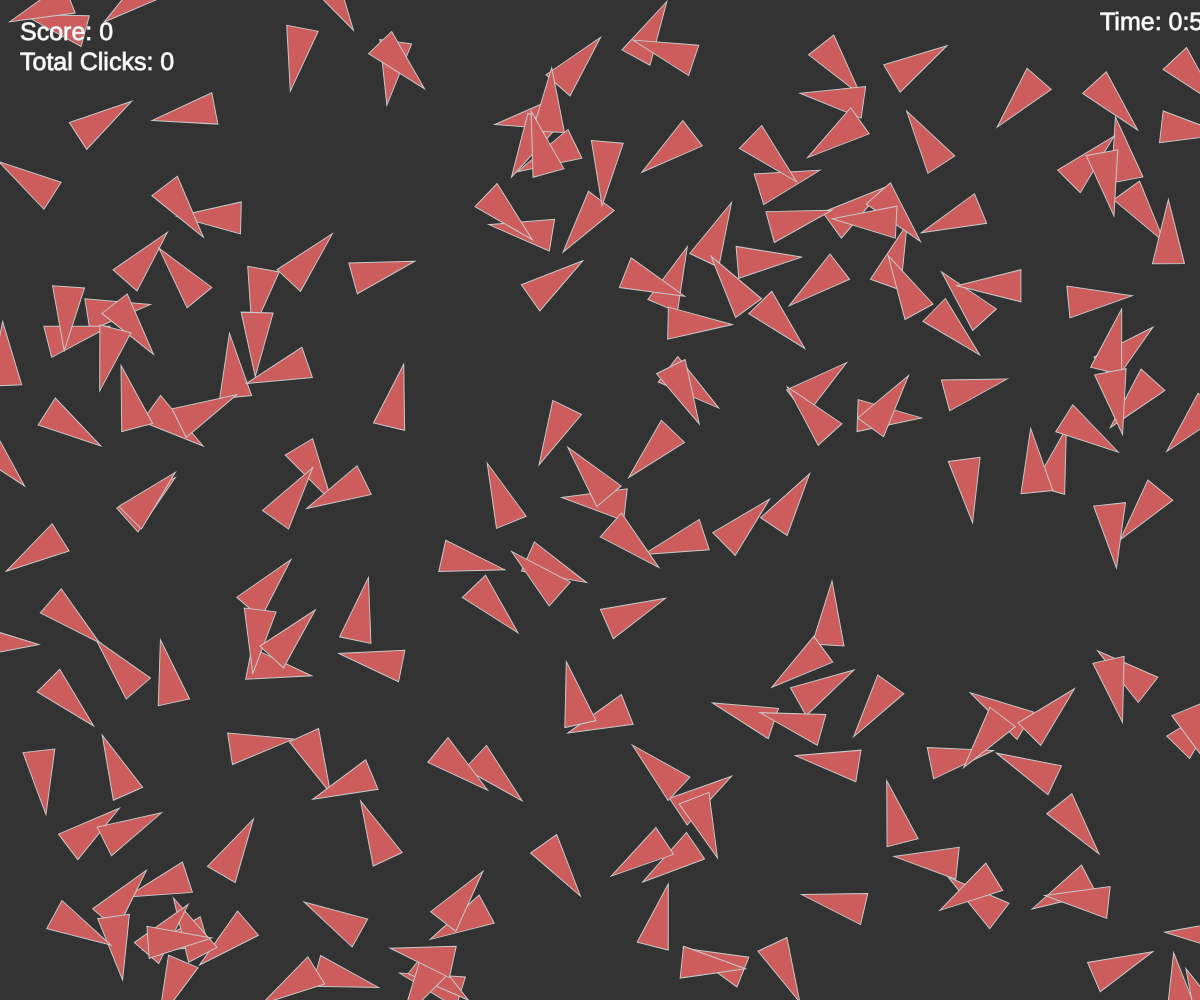
Frame 1 (no input)
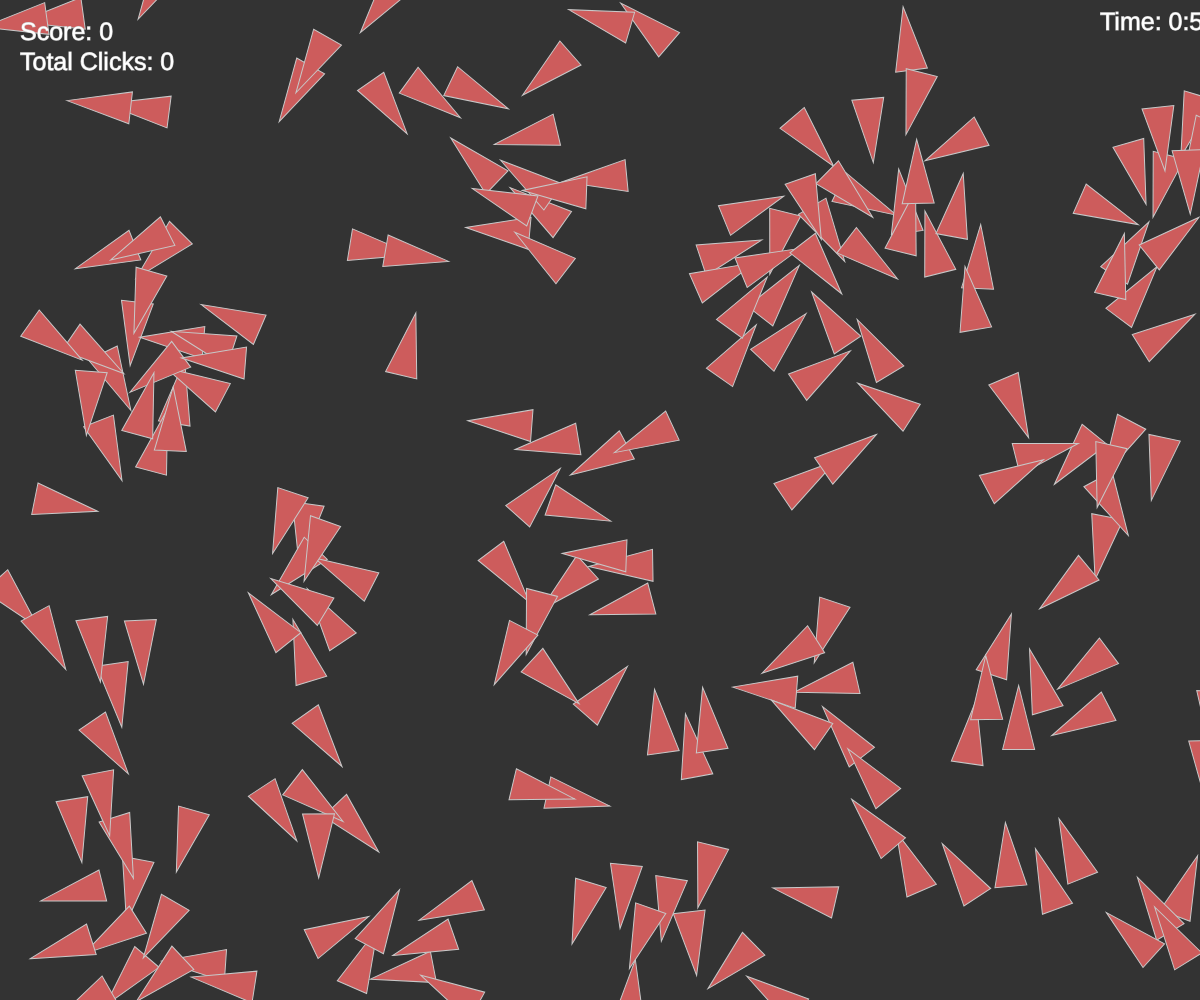
Frame 60 (no input)
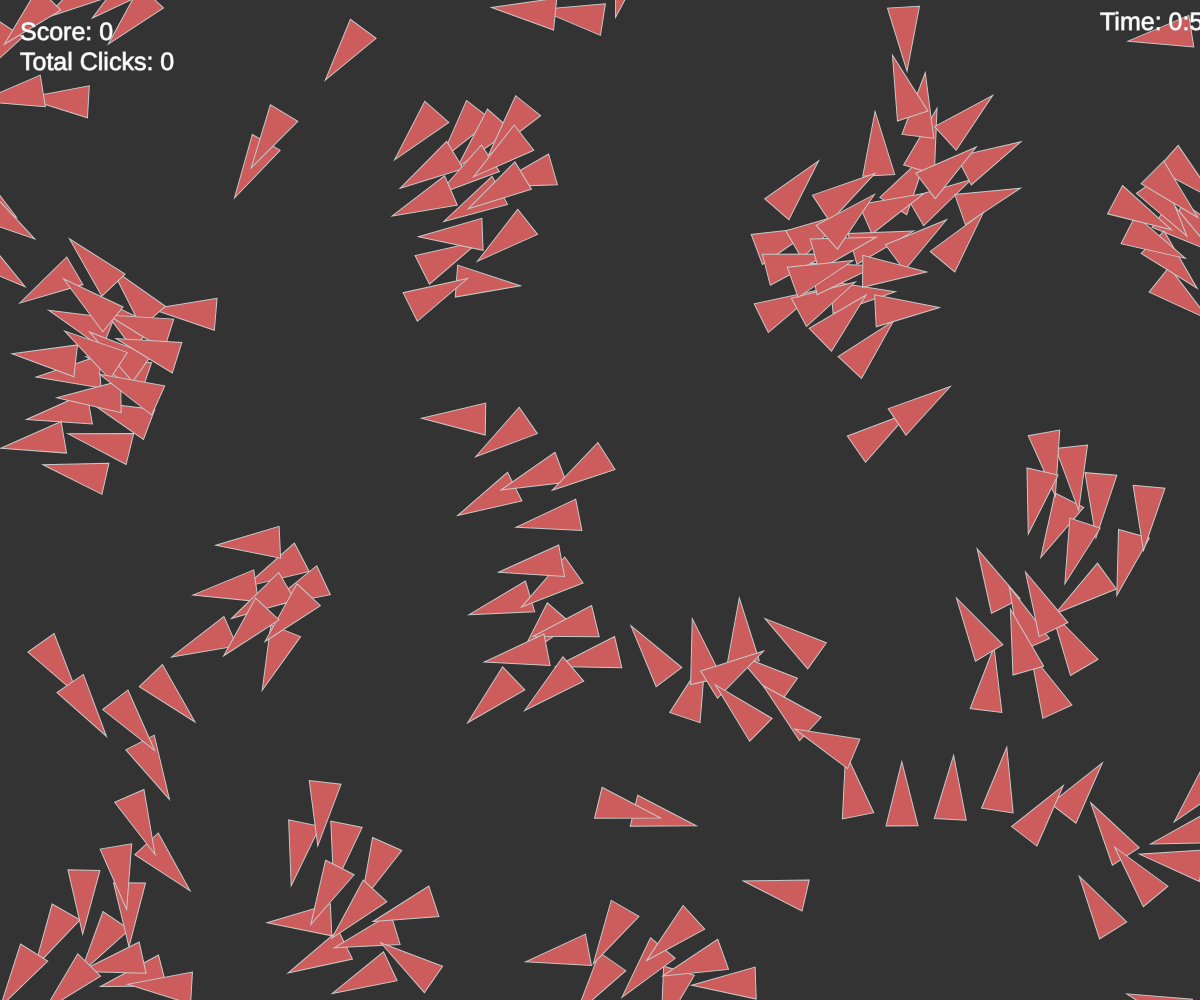
Frame 120 (the mouse pressed at the canvas centre since frame 60)

The p5.js sketch that drew these frames (run headless with seeded random() and noise() and a simulated clock; from frame 60 on, the mouse is pressed at the canvas centre):

// p5.js sketch
// ── sketch.js
let flock;
let increaseSpeedButton;
let decreaseSpeedButton;
let increaseBoidsButton;
let decreaseBoidsButton;
let speed = 1.5;
let minSpeed = 0.5;
let maxSpeed = 10;
let minBoids = 10;
let maxBoids = 700;
let boidIncrement = 15;
let score = 0;
let totalClicks = 0; 
let startTime;
let elapsedTime = 0;
let gameRunning = true;

function setup() 
{
    createCanvas(windowWidth, windowHeight);
    cursor(CROSS); // Set the custom cursor image here

    flock = new Flock();

    for (let i = 0; i < 200; i++) {
        let x = random(width); // Generate random x position
        let y = random(height); // Generate random y position
        let b = new Boid(x, y); // Create a new boid at random position
        flock.addBoid(b);
    }

    increaseSpeedButton = createButton('Increase Speed');
    increaseSpeedButton.position(20, height + 20);
    increaseSpeedButton.mousePressed(increaseSpeed);

    decreaseSpeedButton = createButton('Decrease Speed');
    decreaseSpeedButton.position(160, height + 20);
    decreaseSpeedButton.mousePressed(decreaseSpeed);

    increaseBoidsButton = createButton('Increase Boids');
    increaseBoidsButton.position(300, height + 20);
    increaseBoidsButton.mousePressed(increaseBoids);

    decreaseBoidsButton = createButton('Decrease Boids');
    decreaseBoidsButton.position(440, height + 20);
    decreaseBoidsButton.mousePressed(decreaseBoids);
  
    startTime = millis();
}

function draw() {
    if (gameRunning) {
        background(51);
        flock.run();
        fill(255);
        textSize(25);
        text('Score: ' + score, 20, 40); // Display the score
        text('Total Clicks: ' + totalClicks, 20, 70); // Display the total clicks

        elapsedTime = (millis() - startTime) / 1000.0;
        let remainingTime = 60 - elapsedTime;

        if (elapsedTime >= 60) {
            gameRunning = false;
        }
    } else {
        // Display game over message or other logic after timer ends
       background(0);
    fill(255);
    textSize(32);
    textFont('Courier New');
    textSize(24);
    textAlign(CENTER);
    text("Time's Up!", width/2, 100);
    text('Your score is ' + score, width/2,200);
    text('Total Clicks = ' + totalClicks, width/2, 250)
    textSize(24);
    textWrap(WORD);
    textAlign(LEFT);
    textSize(12);
        text("", 575, 300, 300);
    }

    let remainingTime = 60 - elapsedTime;
    let minutes = Math.floor(remainingTime / 60); // Calculate minutes
    let seconds = Math.floor(remainingTime % 60); // Calculate seconds with modulo

    // Format seconds with leading zero if needed
    seconds = seconds < 10 ? "0" + seconds : seconds;

    text('Time: ' + minutes + ':' + seconds, width - 100, 30); // Display timer at top right
}

function increaseSpeed() {
    speed += 0.5;
    if (speed > maxSpeed) {
        speed = maxSpeed;
    }
    flock.updateSpeed(speed);
}

function decreaseSpeed() {
    speed -= 0.5;
    if (speed < minSpeed) {
        speed = minSpeed;
    }
    flock.updateSpeed(speed);
}

function increaseBoids() {
    for (let i = 0; i < boidIncrement; i++) {
        let newBoid = new Boid(width / 2, height / 2);
        flock.addBoid(newBoid);
    }
}

function decreaseBoids() {
    for (let i = 0; i < boidIncrement; i++) {
        flock.removeBoid();
    }
}

function Flock() {
    this.boids = [];
}

Flock.prototype.run = function () {
    for (let i = 0; i < this.boids.length; i++) {
        this.boids[i].run(this.boids);
    }
}

Flock.prototype.addBoid = function (b) {
    if (this.boids.length < maxBoids) {
        this.boids.push(b);
    }
}

Flock.prototype.removeBoid = function () {
    if (this.boids.length > minBoids) {
        this.boids.pop();
    }
}

Flock.prototype.updateSpeed = function (speed) {
    for (let i = 0; i < this.boids.length; i++) {
        this.boids[i].maxspeed = speed;
    }
}

function Boid(x, y) {
    this.acceleration = createVector(0, 0);
    this.velocity = createVector(random(-2, 2), random(-2, 2));
    this.position = createVector(x, y);
    this.r = 16.0;
    this.maxspeed = speed;
    this.maxforce = 0.05;
    this.clicked = false;
    this.isPink = true; // Make all boids pink and clickable
}

Boid.prototype.run = function (boids) {
    this.flock(boids);
    this.update();
    this.borders();
    this.render();
}

Boid.prototype.applyForce = function (force) {
    this.acceleration.add(force);
}

Boid.prototype.flock = function (boids) {
    let sep = this.separate(boids);
    let ali = this.align(boids);
    let coh = this.cohesion(boids);

    sep.mult(1.5); // Adjust the magnitude of separation force
    ali.mult(1.0); // Adjust the magnitude of alignment force
    coh.mult(1.0); // Adjust the magnitude of cohesion force

    this.applyForce(sep);
    this.applyForce(ali);
    this.applyForce(coh);
}

Boid.prototype.update = function () {
    this.velocity.add(this.acceleration);
    this.velocity.limit(this.maxspeed);
    this.position.add(this.velocity);
    this.acceleration.mult(0);
}

Boid.prototype.borders = function () {
    if (this.position.x < -this.r) this.position.x = width + this.r;
    if (this.position.y < -this.r) this.position.y = height + this.r;
    if (this.position.x > width + this.r) this.position.x = -this.r;
    if (this.position.y > height + this.r) this.position.y = -this.r;
}

Boid.prototype.separate = function (boids) {
    let desiredSeparation = 50.0; // Minimum separation distance
    let steer = createVector(0, 0);
    let count = 0;

    for (let i = 0; i < boids.length; i++) {
        let d = p5.Vector.dist(this.position, boids[i].position);

        if ((d > 0) && (d < desiredSeparation)) {
            let diff = p5.Vector.sub(this.position, boids[i].position);
            diff.normalize();
            diff.div(d); // Weight by distance
            steer.add(diff);
            count++;
        }
    }

    if (count > 0) {
        steer.div(count);
    }

    if (steer.mag() > 0) {
        steer.normalize();
        steer.mult(this.maxspeed);
        steer.sub(this.velocity);
        steer.limit(this.maxforce);
    }

    return steer;
}

Boid.prototype.align = function (boids) {
    let neighbordist = 50; // Maximum distance to consider a boid as a neighbor
    let sum = createVector(0, 0);
    let count = 0;

    for (let i = 0; i < boids.length; i++) {
        let d = p5.Vector.dist(this.position, boids[i].position);

        if ((d > 0) && (d < neighbordist)) {
            sum.add(boids[i].velocity);
            count++;
        }
    }

    if (count > 0) {
        sum.div(count);
        sum.normalize();
        sum.mult(this.maxspeed);
        let steer = p5.Vector.sub(sum, this.velocity);
        steer.limit(this.maxforce);
        return steer;
    } else {
        return createVector(0, 0);
    }
}

Boid.prototype.cohesion = function (boids) {
    let neighbordist = 80; // Maximum distance to consider a boid as a neighbor
    let sum = createVector(0, 0);
    let count = 0;

    for (let i = 0; i < boids.length; i++) {
        let d = p5.Vector.dist(this.position, boids[i].position);

        if ((d > 0) && (d < neighbordist)) {
            sum.add(boids[i].position);
            count++;
        }
    }

    if (count > 0) {
        sum.div(count);
        return this.seek(sum); // Use seek behavior to move towards the center of mass of neighbors
    } else {
        return createVector(0, 0);
    }
}

Boid.prototype.seek = function (target) {
    let desired = p5.Vector.sub(target, this.position);
    desired.normalize();
    desired.mult(this.maxspeed);
    let steer = p5.Vector.sub(desired, this.velocity);
    steer.limit(this.maxforce);
    return steer;
}

function mouseClicked() {
    totalClicks++;

    for (let i = flock.boids.length - 1; i >= 0; i--) {
        let boid = flock.boids[i];

        if (!boid.clicked && boid.isPink && pointInBoid(mouseX, mouseY, boid)) {
            console.log("Boid clicked!");
            boid.clicked = true; 
            score++; 
            break; 
        }
    }
}

function pointInBoid(x, y, boid) {
    let vertices = getBoidVertices(boid);
    let inside = false;

    for (let i = 0, j = vertices.length - 1; i < vertices.length; j = i++) {
        let xi = vertices[i].x, yi = vertices[i].y;
        let xj = vertices[j].x, yj = vertices[j].y;

        let intersect = ((yi > y) != (yj > y)) &&
                        (x < (xj - xi) * (y - yi) / (yj - yi) + xi);
        if (intersect) inside = !inside;
    }

    return inside;
}

function getBoidVertices(boid) {
    let vertices = [];
    let theta = boid.velocity.heading() + radians(90);
    let cosTheta = cos(theta);
    let sinTheta = sin(theta);

    // Calculate the vertices of the triangle representing the boid
    let v1 = createVector(boid.position.x, boid.position.y - boid.r * 2);
    let v2 = createVector(boid.position.x - boid.r, boid.position.y + boid.r * 2);
    let v3 = createVector(boid.position.x + boid.r, boid.position.y + boid.r * 2);

    // Rotate the vertices according to boid's heading
    let rotatedV1 = createVector(
        cosTheta * (v1.x - boid.position.x) - sinTheta * (v1.y - boid.position.y) + boid.position.x,
        sinTheta * (v1.x - boid.position.x) + cosTheta * (v1.y - boid.position.y) + boid.position.y
    );
    let rotatedV2 = createVector(
        cosTheta * (v2.x - boid.position.x) - sinTheta * (v2.y - boid.position.y) + boid.position.x,
        sinTheta * (v2.x - boid.position.x) + cosTheta * (v2.y - boid.position.y) + boid.position.y
    );
    let rotatedV3 = createVector(
        cosTheta * (v3.x - boid.position.x) - sinTheta * (v3.y - boid.position.y) + boid.position.x,
        sinTheta * (v3.x - boid.position.x) + cosTheta * (v3.y - boid.position.y) + boid.position.y
    );

    vertices.push(rotatedV1, rotatedV2, rotatedV3);
    return vertices;
}

Boid.prototype.render = function () {
    let theta = this.velocity.heading() + radians(90);

    if (this.clicked) { // Highlight clicked boid with green
        fill(0, 255, 0);
    } else if (this.isPink) {
        fill(205, 92, 92); // Pink color
    } else {
        fill(200);
    }
    stroke(200);
    push();
    translate(this.position.x, this.position.y);
    rotate(theta);
    beginShape();
    vertex(0, -this.r * 2);
    vertex(-this.r, this.r * 2);
    vertex(this.r, this.r * 2);
    endShape(CLOSE);
    pop();
}
